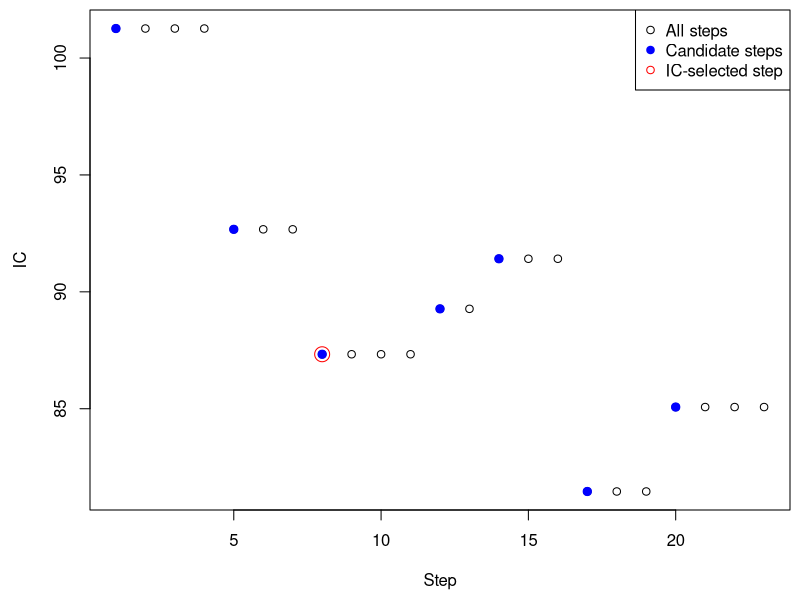
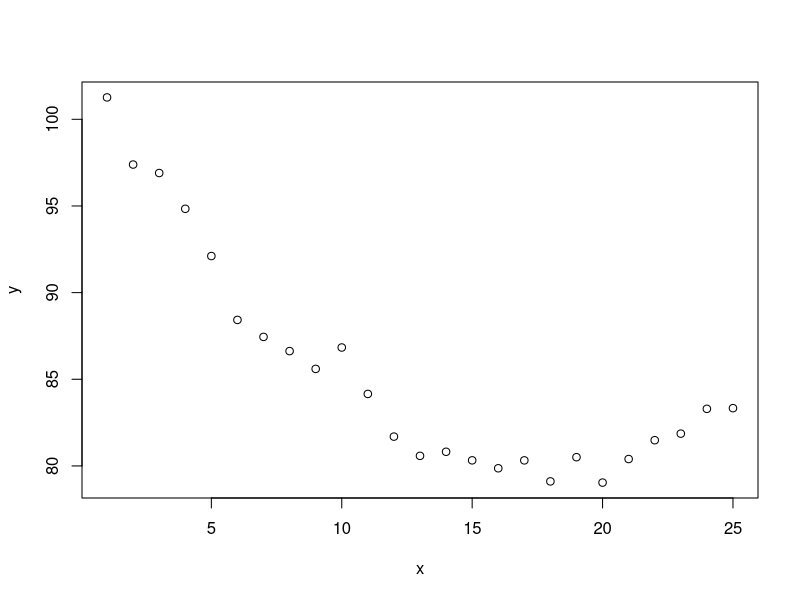
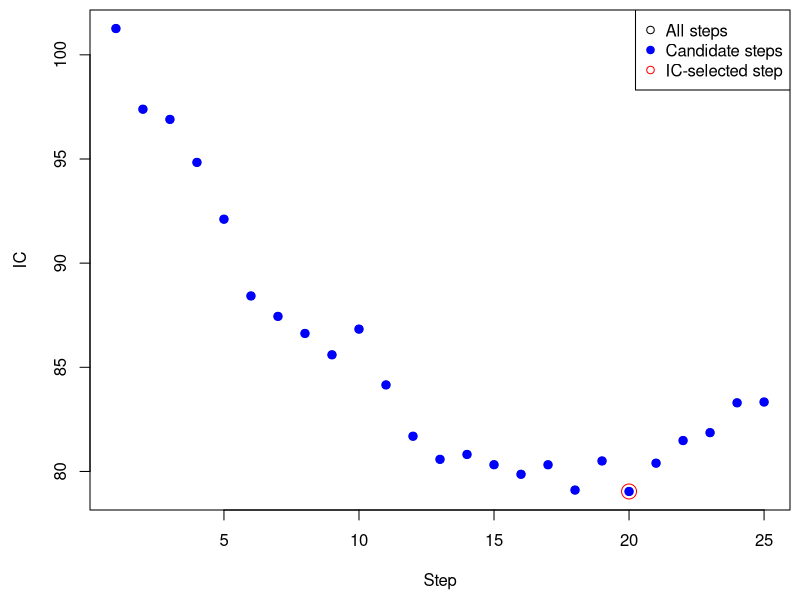

Recreate these plots in R, in order.
set.seed(0)
n = 7
rep = c(4,3,4,2,3,3,4)
lev = c(100,93,86,88,91,83,86)+rnorm(n,0,1)
y = rep(lev,rep)
x = 1:length(y)

w = 5; h = 5
outputdir = "output/"
mar = c(4.5,4.5,0.5,0.5)

# Plot, repeated IC case
pdf(file=file.path(outputdir, "ic1.pdf"),width=w,height=h)
par(mar=mar)
plot(x, y, xlab="Step", ylab="IC", main="")
i = c(1,which(diff(y)!=0)+1)
points(x[i], y[i], col="blue", pch=19, cex=1.1)
points(x[8], y[8], col="red", cex=2)
legend("topright", col=c("black","blue","red"),
       pch=c(21,19,21), 
       legend=c("All steps","Candidate steps","IC-selected step"))
graphics.off()

set.seed(0)
n = 25
x = 1:n
y = (x - 18)^2
y = (y - min(y))/max(y)*20 + 80
y = y + rnorm(n,0,1)
plot(x,y)

# Plot, non-repeated IC case
pdf(file=file.path(outputdir, "ic2.pdf"),width=w,height=h)
par(mar=mar)
plot(x, y, xlab="Step", ylab="IC", main="")
i = 1:n
points(x[i], y[i], col="blue", pch=19, cex=1.1)
j = which(diff(y)>0)
m = j[min(which(diff(j)==1))]
points(x[m], y[m], col="red", cex=2)
legend("topright", col=c("black","blue","red"),
       pch=c(21,19,21), 
       legend=c("All steps","Candidate steps","IC-selected step"))
graphics.off()
